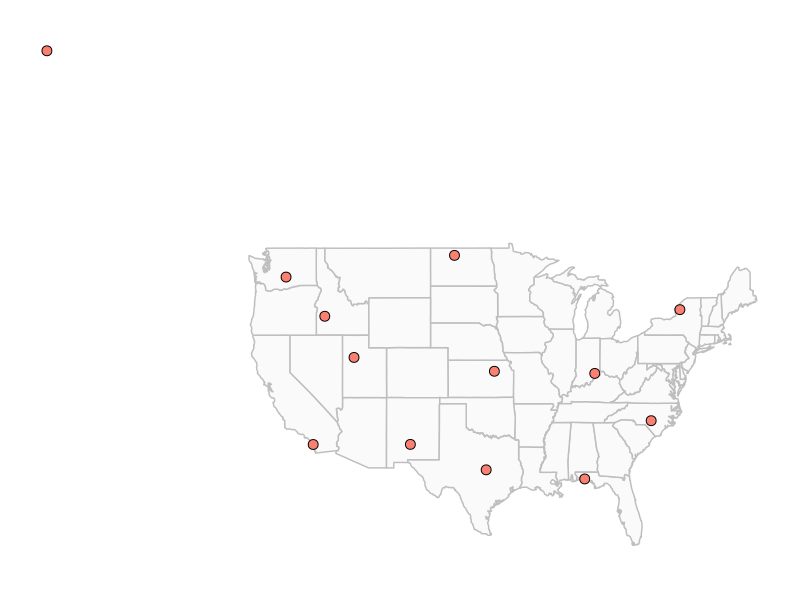

Write the R code that produced this figure. (Note: this script raises an error after producing the figure.)
library(tidyverse)
library(here)
library(ggrepel)
here()

# load site lat/long
DoD_sites <- read_csv(here('DoD_sites_latlong.csv')) 
DoD_sites

# get base layer
states <- map_data('state')

# assign which sites are labeled where
top_labels <- c("Lucky Peak Dam", 
                "Dugway Proving Ground", 
                "White Sands Missile Range", 
                "Fort Hood", 
                "Fort Riley", 
                "Big Oaks NWR", 
                "Fort Drum",
                "Fort Bragg")

bottom_labels <- c("Yakima Training Center", 
                  "Camp Pendleton", 
                  "Eglin Air Force Base")

# plot it
ggplot() + 
  geom_polygon(data = states, aes(x=long, y = lat, group = group), colour = "grey", fill = "grey98", size=0.5) + 
  #geom_label_repel(data=DoD_sites %>% filter(site %in% top_labels), aes(lon, y=lat, label=site), 
  #                 force=5, label.size = 0.8, segment.size = 0, nudge_y = -.5, nudge_x = 0, segment.color=NA) +
  #geom_label_repel(data=DoD_sites %>% filter(site %in% bottom_labels), aes(x=lon, y=lat, label=site), 
  #                 force=5, label.size = 0.8, segment.size = 0, nudge_y = .5, nudge_x = 0, segment.color=NA) + 
  geom_point(data=DoD_sites, aes(x=lon, y=lat), fill='salmon', color='black', shape=21, size=3) +
  coord_quickmap() +
  theme_bw() + 
  theme(axis.title = element_blank(),
        axis.text = element_blank(),
        panel.grid = element_blank(),
        axis.ticks = element_blank(),
        panel.border = element_blank(),
        legend.position = 'none')

ggsave('C:/Users/jasonwiniarski/Desktop/fig_s3_site_map.png', plot=site_map, height=20, width=50, units = 'cm')

# need to add flyway colors, Alaska as inset map w/Wainwright

